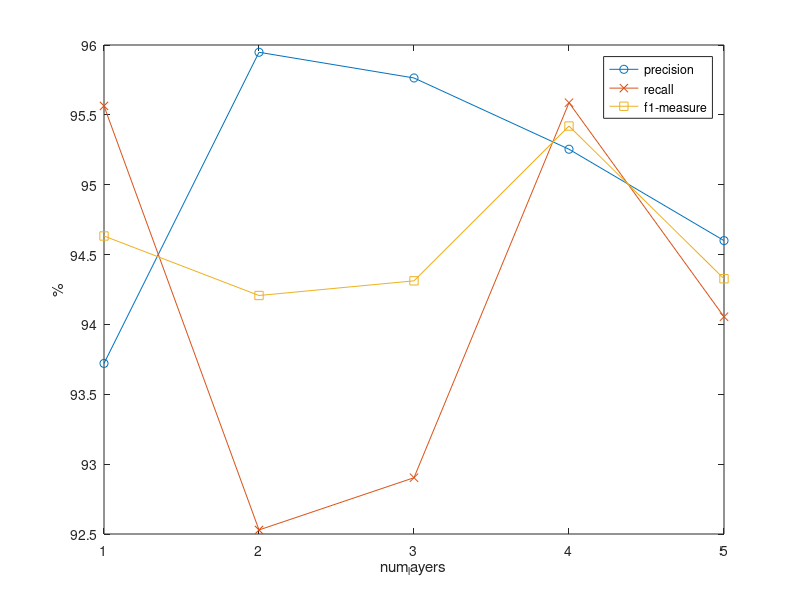
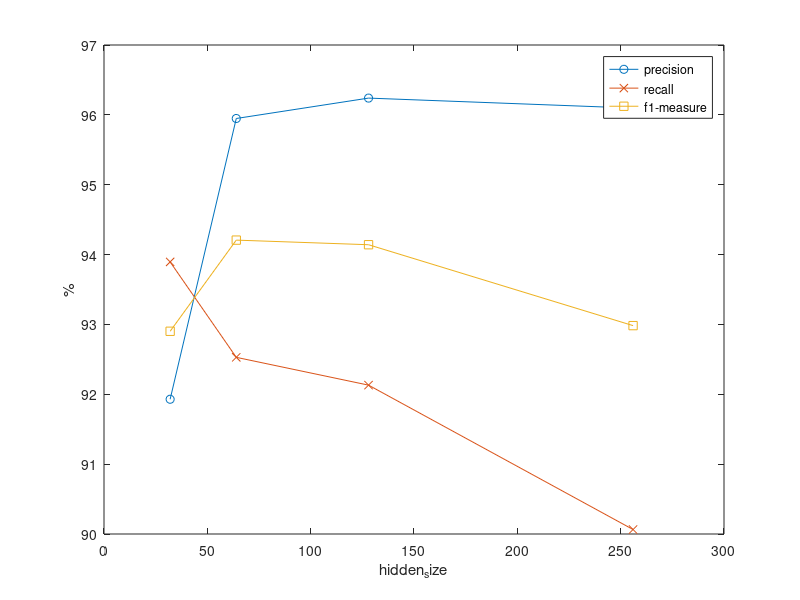

Here is the MATLAB script that generated these plots, in order:
num_layer = [1 2 3 4 5];
precision1 = [93.721 95.948 95.764 95.254 94.600];
recall1 = [95.564 92.529 92.903 95.587 94.055];
f1_measure1 = [94.633 94.207 94.312 95.420 94.327];
figure;
plot(num_layer,precision1,'-o',num_layer,recall1,'-x',num_layer,f1_measure1,'-s');
xlabel('num_layers');
ylabel('%');
legend('precision','recall','f1-measure');

hidden_size = [32 64 128 256];
precision2 = [91.929 95.948 96.240 96.097];
recall2 = [93.895 92.529 92.131 90.064];
f1_measure2 = [92.902 94.207 94.141 92.983];
figure;
plot(hidden_size,precision2,'-o',hidden_size,recall2,'-x',hidden_size,f1_measure2,'-s');
xlabel('hidden_size');
ylabel('%');
legend('precision','recall','f1-measure');